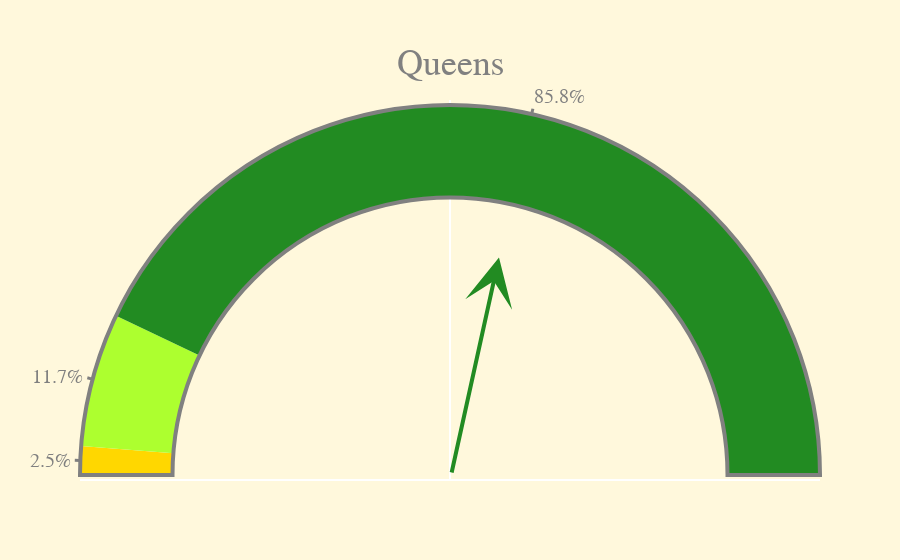

The cell this chart's notebook holds for it:
### Code cell
draw_boro_dial( boro_health_counts, 'Queens' )

### Figure 1 — Plotly figure (JSON) as saved in the notebook; plotly's stock layout.template omitted (floating-point values rounded to 4 significant figures)
{"data": [{"domain": {"x": [0, 1], "y": [0, 1]}, "gauge": {"axis": {"range": [null, 100], "tickcolor": "gray", "tickfont": {"size": 20}, "ticktext": ["2.5%", "11.7%", "85.8%"], "tickvals": [1.25, 8.333, 57.08], "tickwidth": 3}, "bgcolor": "white", "bordercolor": "gray", "borderwidth": 4, "steps": [{"color": "gold", "range": [0, 2.5]}, {"color": "greenyellow", "range": [2.5, 14.17]}, {"color": "forestgreen", "range": [14.17, 100]}]}, "mode": "gauge", "title": {"font": {"size": 36}, "text": "Queens"}, "type": "indicator"}], "layout": {"annotations": [{"arrowcolor": "forestgreen", "arrowhead": 3, "arrowsize": 2, "arrowwidth": 4, "ax": 0, "axref": "x", "ay": 0, "ayref": "y", "showarrow": true, "x": 0.1324, "xref": "x", "y": 0.5852, "yref": "y"}], "font": {"color": "gray", "family": "Arial"}, "paper_bgcolor": "cornsilk", "plot_bgcolor": "rgba(0,0,0,0)", "xaxis": {"range": [-1, 1], "showgrid": false, "showticklabels": false}, "yaxis": {"range": [0, 1], "showgrid": false, "showticklabels": false}}}
